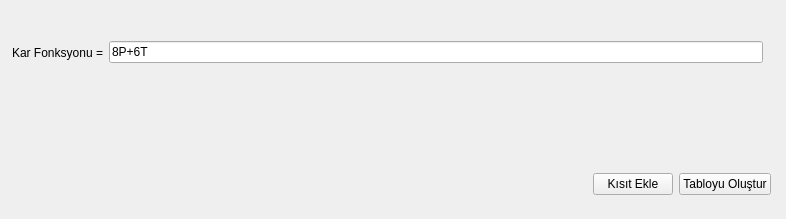
<?xml version="1.0" encoding="UTF-8"?>
<ui version="4.0">
 <class>MainWindow</class>
 <widget class="QMainWindow" name="MainWindow">
  <property name="geometry">
   <rect>
    <x>0</x>
    <y>0</y>
    <width>786</width>
    <height>219</height>
   </rect>
  </property>
  <property name="windowTitle">
   <string>Simplex </string>
  </property>
  <widget class="QWidget" name="centralwidget">
   <widget class="QWidget" name="layoutWidget">
    <property name="geometry">
     <rect>
      <x>12</x>
      <y>22</y>
      <width>751</width>
      <height>61</height>
     </rect>
    </property>
    <layout class="QHBoxLayout" name="horizontalLayout">
     <item>
      <widget class="QLabel" name="label_profit">
       <property name="text">
        <string>Kar Fonksyonu =</string>
       </property>
      </widget>
     </item>
     <item>
      <widget class="QLineEdit" name="profit">
       <property name="toolTip">
        <string>Degiskenleri kaydetmek için Enter'a basın</string>
       </property>
       <property name="text">
        <string>8P+6T</string>
       </property>
      </widget>
     </item>
    </layout>
   </widget>
   <widget class="QWidget" name="layoutWidget">
    <property name="geometry">
     <rect>
      <x>20</x>
      <y>170</y>
      <width>751</width>
      <height>29</height>
     </rect>
    </property>
    <layout class="QHBoxLayout" name="horizontalLayout_2">
     <item>
      <spacer name="horizontalSpacer">
       <property name="orientation">
        <enum>Qt::Horizontal</enum>
       </property>
       <property name="sizeHint" stdset="0">
        <size>
         <width>40</width>
         <height>20</height>
        </size>
       </property>
      </spacer>
     </item>
     <item>
      <widget class="QPushButton" name="buttonCon">
       <property name="sizePolicy">
        <sizepolicy hsizetype="Fixed" vsizetype="Fixed">
         <horstretch>0</horstretch>
         <verstretch>0</verstretch>
        </sizepolicy>
       </property>
       <property name="text">
        <string>Kısıt Ekle</string>
       </property>
      </widget>
     </item>
     <item>
      <widget class="QPushButton" name="button_enter">
       <property name="text">
        <string>Tabloyu Oluştur</string>
       </property>
      </widget>
     </item>
    </layout>
   </widget>
  </widget>
 </widget>
 <resources/>
 <connections/>
</ui>
